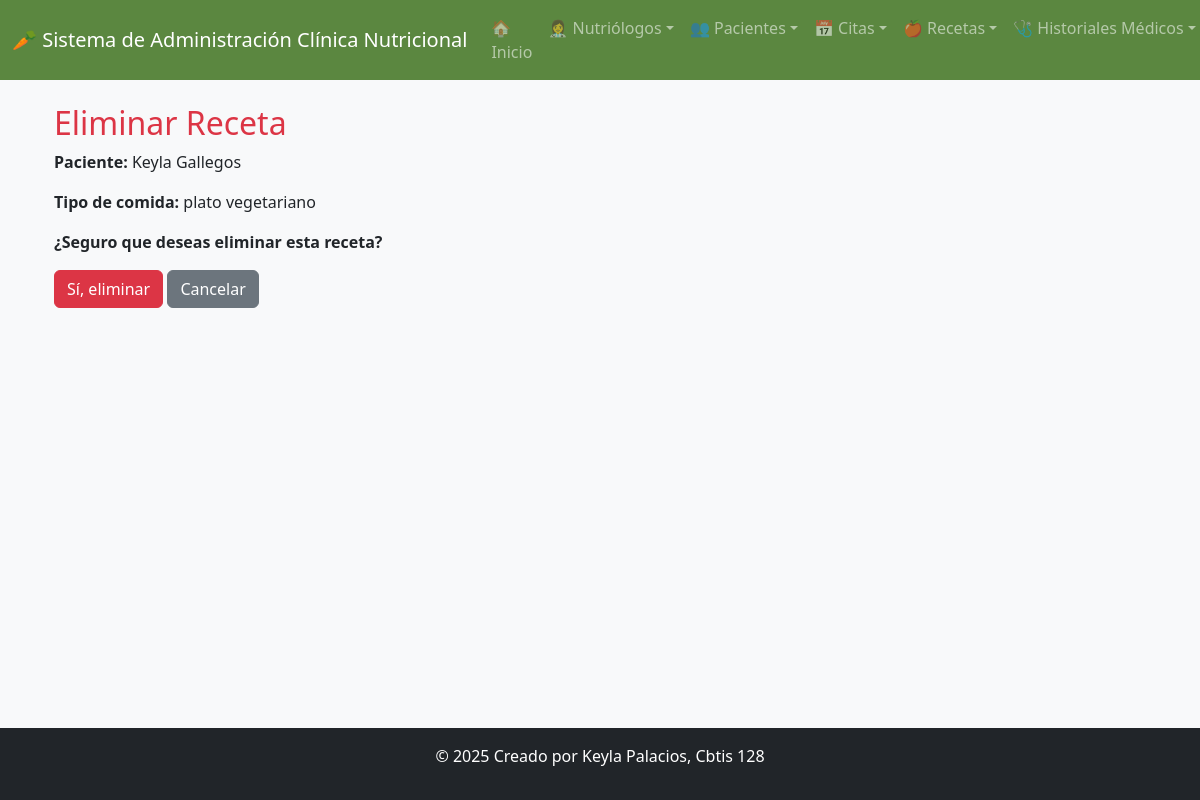
The app's page /borrar_receta/2/ with its own data.
### app_clinicanutricional/models.py (models this page shows, shortened)
class Receta(models.Model):
    ingredientes = models.TextField()
    tipocomida = models.CharField(max_length=100)
    medicamentos = models.TextField(blank=True, null=True)
    duracion = models.CharField(max_length=100)
    alergias = models.TextField(blank=True, null=True)
    id_paciente = models.ForeignKey(Paciente, on_delete=models.CASCADE)
    id_nutriologo = models.ForeignKey(Nutriologo, on_delete=models.CASCADE)
    class Meta:
        verbose_name = "Receta"
        verbose_name_plural = "Recetas"

class Paciente(models.Model):
    nombre = models.CharField(max_length=50)
    apellido = models.CharField(max_length=50)
    telefono = models.CharField(max_length=10)
    fechnacimiento = models.DateField()
    correo = models.EmailField(unique=True)
    direccion = models.CharField(max_length=100)
    sexo = models.CharField(
        max_length=10,
        choices=[
            ('Femenino', 'Femenino'),
            ('Masculino', 'Masculino')
        ]
    )
    id_nut = models.ForeignKey(
        Nutriologo,
        on_delete=models.CASCADE,
        related_name='pacientes'
    )
    class Meta:
        verbose_name = "Paciente"
        verbose_name_plural = "Pacientes"

### app_clinicanutricional/views.py (the view)
# urls.py: path('borrar_receta/<int:id>/', views.borrar_receta, name='borrar_receta'),
def borrar_receta(request, id):
    receta = get_object_or_404(Receta, id=id)
    if request.method == 'POST':
        receta.delete()
        return redirect('ver_recetas')
    return render(request, 'recetas/borrar_receta.html', {'receta': receta})

### app_clinicanutricional/templates/recetas/borrar_receta.html (shortened to what this page needs)
{% extends 'base.html' %}
{% block content %}
<div class="container mt-4">
    <h2 class="text-danger">Eliminar Receta</h2>
    <p><strong>Paciente:</strong> {{ receta.id_paciente.nombre }} {{ receta.id_paciente.apellido }}</p>
    <p><strong>Tipo de comida:</strong> {{ receta.tipocomida }}</p>
    <p><strong>¿Seguro que deseas eliminar esta receta?</strong></p>
    <form method="post">
        <button type="submit" class="btn btn-danger">Sí, eliminar</button>
        <a href="{% url 'ver_recetas' %}" class="btn btn-secondary">Cancelar</a>
    </form>
</div>
{% endblock %}

### records on screen
Receta: id_paciente.nombre "Keyla", id_paciente.apellido "Gallegos", tipocomida "plato vegetariano"
